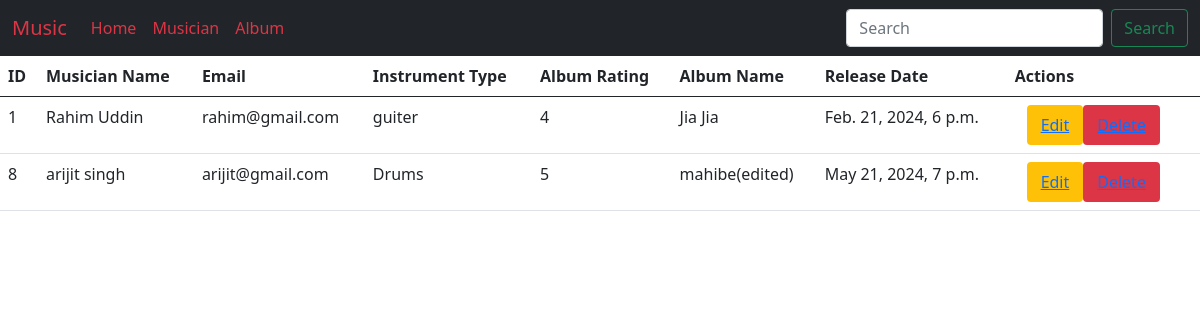
The page / on the database its author committed.
### album/models.py (models this page shows, shortened)
class Album(models.Model):
    albumname = models.CharField(max_length=30)
    albumreleasedate = models.DateTimeField()
    rating= models.IntegerField()
    musician=  models.ForeignKey(Musician, on_delete = models.CASCADE)

### musician/models.py (models this page shows, shortened)
class Musician(models.Model):
    firstname = models.CharField(max_length=40)
    lastname = models.CharField(max_length=40)
    email = models.EmailField(max_length=35)
    phonenumber = models.CharField(max_length=11)
    instrumenttype = models.CharField(max_length=80)

### Musicians_Directory/views.py (the view)
# urls.py: 2. Add a URL to urlpatterns:  path('', views.home, name='home')
def home(request):
    value = Album.objects.all()
    return render(request,'home.html',{'value': value})

### templates/home.html
{% extends 'base.html' %}
{% load crispy_forms_tags %}
{% block content %}
<table class="table">
    <thead>
      <tr>
        <th scope="col">ID</th>
        <th scope="col">Musician Name</th>
        <th scope="col">Email</th>
        <th scope="col">Instrument Type</th>
        <th scope="col">Album Rating</th>
        <th scope="col">Album Name</th>
        <th scope="col">Release Date</th>
        <th scope="col">Actions</th>
      </tr>
    </thead>
    <tbody>
        {% for i in value %}
        <tr>
          <td>{{i.id}}</td>
          <td>{{i.musician.firstname}} {{i.musician.lastname}}</td>
          <td>{{i.musician.email}}</td>
          <td>{{i.musician.instrumenttype}}</td>
          <td>{{i.rating}}</td>
          <td>{{i.albumname}}</td>
          <td>{{i.albumreleasedate}}</td>
          <td>
          <div class=" container d-flex flex-wrap justify-content-left align-items-left">
            <button class="btn btn-warning border-2"><a href="{% url 'editalbum' i.id %}">Edit</a></button>
            <button class="btn btn-danger border-2"><a href="{% url 'deletealbum' i.id %}">Delete</a></button>
          </div>
          </td>
        </tr>
        {% endfor %}
      </tbody>
  </table>
{% endblock %}

### templates/base.html (shortened to what this page needs)
<!doctype html>
<html lang="en">
  <head>
    <link href="https://cdn.jsdelivr.net/npm/bootstrap@5.0.2/dist/css/bootstrap.min.css" rel="stylesheet">
  </head>
  <body>
     <nav class="navbar navbar-expand-lg bg-dark">
        <div class="container-fluid">
          <a class="navbar-brand text-danger" href="#">Music</a>
          <div class="collapse navbar-collapse" id="navbarSupportedContent">
            <ul class="navbar-nav me-auto mb-2 mb-lg-0">
              <li class="nav-item">
                <a class="nav-link text-danger" aria-current="page" href="{% url 'homepage' %}">Home</a>
              </li>
              <li class="nav-item">
                <a class="nav-link text-danger" href="{% url 'addmusician' %}">Musician</a>
              </li>
              <li class="nav-item">
                <a class="nav-link text-danger"  href="{% url 'addalbum' %}">Album</a>
              </li>
            </ul>
            <form class="d-flex" role="search">
              <input class="form-control me-2" type="search" placeholder="Search" aria-label="Search">
              <button class="btn btn-outline-success" type="submit">Search</button>
            </form>
          </div>
        </div>
      </nav>
      {% block content %}
      {% endblock %}
  </body>
</html>

### rows shown on the page
Album: id "1", musician.firstname "Rahim", musician.lastname "Uddin", musician.email "rahim@gmail.com", musician.instrumenttype "guiter", rating "4", albumname "Jia Jia", albumreleasedate "Feb. 21, 2024, 6 p.m."
Album: id "8", musician.firstname "arijit", musician.lastname "singh", musician.email "arijit@gmail.com", musician.instrumenttype "Drums", rating "5", albumname "mahibe(edited)", albumreleasedate "May 21, 2024, 7 p.m."
